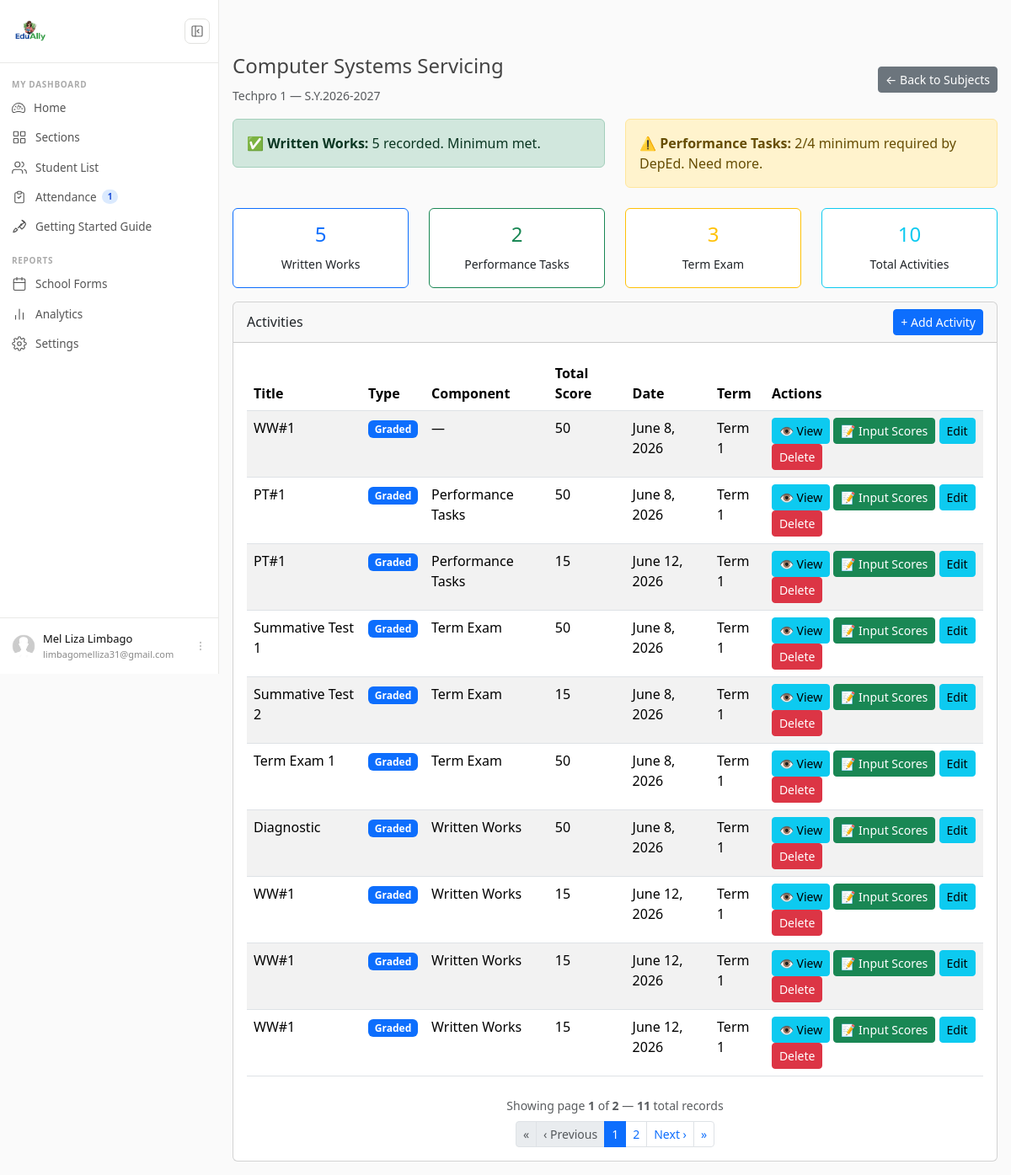
/section/detail/1/subject/1/activities/ (signed in), run on the app's committed database.
### users/models.py (models this page shows, shortened)
class Profile(models.Model):
    user = models.OneToOneField(User, on_delete=models.CASCADE)
    image = models.ImageField(default='default.jpg', upload_to='profile_pics')
    middle_name = models.CharField(max_length=150, blank=True)
    has_seen_guide = models.BooleanField(default=False)

### sections/models.py (models this page shows, shortened)
class Subject(models.Model):
    section = models.ForeignKey(Section, on_delete=models.CASCADE)
    term = models.ForeignKey(Term, on_delete=models.CASCADE)
    name = models.CharField(max_length=100)
    subject_type = models.CharField(max_length=20,choices=SUBJECT_TYPE_CHOICES,default='core')
    order = models.IntegerField(help_text="Order is for SF9 purposes if you are adviser. If not please put random number.")
    is_handled_by_owner = models.BooleanField(default=False, verbose_name="I am the subject teacher for this",help_text="Check this if you personally teach this subject. \nGrades will be auto-computed from scores you encode. \nLeave unchecked if another teacher handles this subject \nand you will manually input the final grade.")

class Section(models.Model):
    adviser = models.ForeignKey(User, on_delete=models.CASCADE)
    name = models.CharField(max_length=20, null=True)
    grade_level = models.CharField(max_length=2,choices=GRADE_LEVEL_CHOICES,null=True,blank=True)
    class_type = models.CharField(max_length=100, choices=CLASS_TYPE_CHOICES, default='JHS',null=True)
    is_adviser = models.BooleanField(default=True)
    is_subject_teacher = models.BooleanField(default=False)
    school_name=models.CharField(max_length=100, verbose_name="School Name")
    school_id=models.CharField(max_length=50, verbose_name="School ID")
    principal_name = models.CharField(max_length=100, null=True, verbose_name="Principal Name", help_text="for SF9 purposes")
    region = models.CharField(max_length=150)
    division = models.CharField(max_length=150)
    school_year = models.ForeignKey(schoolYear,on_delete=models.CASCADE, limit_choices_to= {'is_active':True}, default='S.Y. 2026-2027')

### schoolYear/models.py (models this page shows)
class schoolYear(models.Model):
    name = models.CharField(unique=True,max_length=150)
    start_date = models.DateField()
    end_date = models.DateField()
    is_active = models.BooleanField(default=True, verbose_name="Active Status")
    def __str__(self):
        return self.name

### scores/models.py (models this page shows, shortened)
class Activity(models.Model):
    subject = models.ForeignKey(Subject, on_delete=models.CASCADE)
    term = models.ForeignKey(Term, on_delete=models.CASCADE)
    title = models.CharField(max_length=50)
    description = models.CharField(max_length=1000)
    component = models.CharField(choices=COMPONENT_TYPE, null=True, blank=True)
    activity_type = models.CharField(choices=ACTIVITY_TYPE, default='graded')
    total_score = models.IntegerField(null=True,blank=True)
    date = models.DateField()

### term/models.py (models this page shows, shortened)
class Term(models.Model):
    school_year= models.ForeignKey(schoolYear, on_delete=models.CASCADE)
    name = models.CharField(max_length=50)
    start_date=models.DateField()
    end_date=models.DateField()
    is_current  = models.BooleanField(default=False, verbose_name="Current Term")
    def __str__(self):
        return self.name

### scores/views.py (the view)
# urls.py: path('subject/<int:subject_pk>/activities/',views.ActivityListView.as_view(), name='activity-list'),
class ActivityListView(LoginRequiredMixin, ListView):
    model = Activity
    template_name = 'scores/activity_list.html'
    context_object_name = 'activities'
    paginate_by = 10
    def get_queryset(self):
        self.subject = get_object_or_404(Subject, pk=self.kwargs['subject_pk'])
        return Activity.objects.filter(subject=self.subject).order_by('term', 'component', 'date')
    def get_context_data(self, **kwargs):
        context = super().get_context_data(**kwargs)
        section = get_object_or_404(Section, pk=self.kwargs['section_pk'])
        subject = get_object_or_404(Subject, pk=self.kwargs['subject_pk'])
        from term.models import Term
        try:
            current_term = Term.objects.get(is_current=True)
        except Term.DoesNotExist:
            current_term = None
        if current_term:
            ww_count = Activity.objects.filter(
                subject=subject,
                term=current_term,
                component='WW',
                activity_type='graded'
            ).count()
            pt_count = Activity.objects.filter(
                subject=subject,
                term=current_term,
                component='PT',
                activity_type='graded'
            ).count()
            qa_count = Activity.objects.filter(
                subject=subject,
                term=current_term,
                component='TE',
                activity_type='graded'
            ).count()
        else:
            ww_count = 0
            pt_count = 0
            qa_count = 0
        context['section'] = section
        context['subject'] = subject
        context['current_term'] = current_term
        context['ww_count'] = ww_count
        context['pt_count'] = pt_count
        context['ww_alert'] = ww_count < 4
        context['pt_alert'] = pt_count < 4
        context['qa_count'] = qa_count
        return context

### scores/templates/scores/activity_list.html (shortened to what this page needs)
{% extends 'users/base.html' %}
{% block content %}
<div class="d-flex justify-content-between align-items-center mt-3">
    <div>
        <h4>{{ subject.name }}</h4>
        <small class="text-muted">
            {{ section.name }} — {{ section.school_year }}
        </small>
    </div>
    <a href="{% url 'section-detail' section.pk %}#listOfSubjects"
       class="btn btn-secondary btn-sm">
        ← Back to Subjects
    </a>
</div>
{% if current_term %}
<div class="row mt-3">
    {% if ww_alert %}
    <div class="col-md-6">
        <div class="alert alert-warning mb-2">
            ⚠️ <strong>Written Works:</strong>
            {{ ww_count }}/4 minimum required by DepEd.
            {% if ww_count == 0 %}
                No written works added yet.
            {% else %}
                Need {{ 4|add:"-"|add:ww_count }} more.
            {% endif %}
        </div>
    </div>
    {% else %}
    <div class="col-md-6">
        <div class="alert alert-success mb-2">
            ✅ <strong>Written Works:</strong>
            {{ ww_count }} recorded. Minimum met.
        </div>
    </div>
    {% endif %}
    {% if pt_alert %}
    <div class="col-md-6">
        <div class="alert alert-warning mb-2">
            ⚠️ <strong>Performance Tasks:</strong>
            {{ pt_count }}/4 minimum required by DepEd.
            {% if pt_count == 0 %}
                No performance tasks added yet.
            {% else %}
                Need {{ 4|add:"-"|add:pt_count }} more.
            {% endif %}
        </div>
    </div>
    {% endif %}
</div>
{% else %}
<div class="alert alert-secondary mt-3">
    ⚠️ No active term found.
    Please set an active term first.
</div>
{% endif %}
{% if current_term %}
<div class="row mt-3 text-center">
    <div class="col-md-3">
        <div class="card border-primary">
            <div class="card-body">
                <h4 class="text-primary">{{ ww_count }}</h4>
                <small>Written Works</small>
            </div>
        </div>
    </div>
    <div class="col-md-3">
        <div class="card border-success">
            <div class="card-body">
                <h4 class="text-success">{{ pt_count }}</h4>
                <small>Performance Tasks</small>
            </div>
        </div>
    </div>
    <div class="col-md-3">
        <div class="card border-warning">
            <div class="card-body">
                <h4 class="text-warning">{{ qa_count }}</h4>
                <small>Term Exam</small>
            </div>
        </div>
    </div>
    <div class="col-md-3">
        <div class="card border-info">
            <div class="card-body">
                <h4 class="text-info">{{ activities.count }}</h4>
                <small>Total Activities</small>
            </div>
        </div>
    </div>
</div>
{% endif %}
<div class="card mt-3">
    <div class="card-header d-flex justify-content-between align-items-center">
        <span>Activities</span>
        {% if current_term %}
        <a href="{% url 'activity-create' section.pk subject.pk %}"
           class="btn btn-primary btn-sm">
            + Add Activity
        </a>
        {% endif %}
    </div>
    <div class="card-body">
        <table class="table table-striped table-hover">
            <thead>
                <tr>
                    <th>Title</th>
                    <th>Type</th>
                    <th>Component</th>
                    <th>Total Score</th>
                    <th>Date</th>
                    <th>Term</th>
                    <th>Actions</th>
                </tr>
            </thead>
            <tbody>
                {% for activity in activities %}
                <tr>
                    <td>{{ activity.title }}</td>
                    <td>
                        {% if activity.activity_type == 'graded' %}
                            <span class="badge bg-primary">
                                Graded
                            </span>
                        {% elif activity.activity_type == 'compliance' %}
                            <span class="badge bg-warning text-dark">
                                Compliance
                            </span>
                        {% else %}
                            <span class="badge bg-secondary">
                                Recorded
                            </span>
                        {% endif %}
                    </td>
                    <td>
                        {% if activity.component %}
                            {{ activity.get_component_display }}
                        {% else %}
                            —
                        {% endif %}
                    </td>
                    <td>
                        {% if activity.total_score %}
                            {{ activity.total_score }}
                        {% else %}
                            —
                        {% endif %}
                    </td>
                    <td>{{ activity.date }}</td>
                    <td>{{ activity.term }}</td>
                    <td>
                        <a href="{% url 'score-view' section.pk subject.pk activity.pk %}"
                            class="btn btn-info btn-sm">
                                👁️ View
                            </a>
                        <a href="{% url 'score-input' section.pk subject.pk activity.pk %}"
                           class="btn btn-success btn-sm">
                            📝 Input Scores
                        </a>
                        <a href="{% url 'activity-update' section.pk subject.pk activity.pk %}"
                           class="btn btn-info btn-sm">
                            Edit
                        </a>
                        <a class="btn btn-danger btn-sm"
                           data-bs-toggle="modal"
                           data-bs-target="#deleteActivityModal"
                           data-activity-name="{{ activity.title }}"
                           data-delete-url="{% url 'activity-delete' section.pk subject.pk activity.pk %}">
                            Delete
                        </a>
                    </td>
                </tr>
                {% empty %}
                <tr>
                    <td colspan="7" class="text-center text-muted">
                        No activities added yet.
                    </td>
                </tr>
                {% endfor %}
            </tbody>
        </table>
        {% include 'partials/_pagination.html' %}
    </div>
</div>
{% endblock %}

### users/templates/partials/_sidebar.html (shortened to what this page needs)
{% load static %}
{% if user.is_authenticated %}
<div id="cs-sidebar">
  <div class="cs-top">
    <div class="cs-brand">
      <span class="cs-brand-name"><a class="navbar-brand d-flex" href="/">
        <img src="/media/logo.png" alt="Logo" class="me-2" style="height: 50px; width: auto;">
      </a></span>
    </div>
    <button class="cs-toggle-btn" id="cs-toggle" type="button" aria-label="Toggle sidebar">
      <svg width="16" height="16" viewBox="0 0 24 24" fill="none" stroke="currentColor" stroke-width="1.75" stroke-linecap="round" stroke-linejoin="round">
        <rect x="3" y="3" width="18" height="18" rx="2"/>
        <path d="M9 3v18"/>
        <path class="cs-arrow" d="M15 9l-3 3 3 3"/>
      </svg>
    </button>
  </div>
  <nav class="cs-nav">
    <div class="cs-section-label">MY DASHBOARD</div>
    <ul>
      <li>
          <a class="cs-link
              "
            href="{% url 'dashboard' %}">
              <span class="cs-label">
                  Home
              </span>
          </a>
      </li>
      <li>
        <a class="cs-link {% if request.resolver_match.url_name == 'section-home' %}active{% endif %}"
           href="{% url 'section-home' %}">
          <span class="cs-label">Sections</span>
        </a>
      </li>
      <li>
        <a class="cs-link {% if request.resolver_match.url_name == 'student-home' %}active{% endif %}"
           href="{% url 'student-home' %}">
          <svg class="cs-icon" viewBox="0 0 24 24" fill="none" stroke="currentColor" stroke-width="1.5" stroke-linecap="round" stroke-linejoin="round" aria-hidden="true">
            <path d="M17 21v-2a4 4 0 0 0-4-4H5a4 4 0 0 0-4 4v2"/>
            <circle cx="9" cy="7" r="4"/>
            <path d="M23 21v-2a4 4 0 0 0-3-3.87M16 3.13a4 4 0 0 1 0 7.75"/>
          </svg>
          <span class="cs-label">Student List</span>
        </a>
      </li>
      <li>
        <a class="cs-link
            "
          href="{% url 'attendance-sections' %}">
            <svg class="cs-icon" viewBox="0 0 24 24" fill="none"
                stroke="currentColor" stroke-width="1.5">
                <path d="M9 5H7a2 2 0 0 0-2 2v12a2 2 0 0 0 2 2h10
                        a2 2 0 0 0 2-2V7a2 2 0 0 0-2-2h-2"/>
                <rect x="9" y="3" width="6" height="4" rx="1"/>
                <path d="M9 12l2 2 4-4"/>
            </svg>
            <span class="cs-label">
                Attendance
                {% if unrecorded_count > 0 %}
                <span class="cs-badge">{{ unrecorded_count }}</span>
                {% endif %}
            </span>
        </a>
    </li>
      <li>
        <a class="cs-link" href="{% url 'getting-started' %}">
          <span class="cs-label">Getting Started Guide </span>
        </a>
      </li>
    </ul>
    <div class="cs-section-label">REPORTS</div>
    <ul>
      <li>
        <a class="cs-link" href="{% url 'coming-soon' %}?feature=School Forms&progress=45">
          <span class="cs-label">School Forms</span>
        </a>
      </li>
      <li>
        <a class="cs-link" href="{% url 'coming-soon' %}?feature=Analytics&progress=30">
          <svg class="cs-icon" viewBox="0 0 24 24" fill="none" stroke="currentColor" stroke-width="1.5" stroke-linecap="round" stroke-linejoin="round" aria-hidden="true">
            <line x1="18" y1="20" x2="18" y2="10"/>
            <line x1="12" y1="20" x2="12" y2="4"/>
            <line x1="6" y1="20" x2="6" y2="14"/>
          </svg>
          <span class="cs-label">Analytics</span>
        </a>
      </li>
      <li>
        <a class="cs-link {% if request.resolver_match.url_name == 'profile' %}active{% endif %}"
           href="{% url 'profile' %}">
          <span class="cs-label">Settings</span>
        </a>
      </li>
    </ul>
  </nav>
  <div class="cs-footer">
    <div class="dropup">
      <button class="cs-user-btn" type="button" data-bs-toggle="dropdown" aria-expanded="false">
        <img class="cs-avatar" src="{{ user.profile.image.url }}" alt="{{ user.get_full_name }}">
        <div class="cs-user-info">
          <div class="cs-user-name">{{ user.first_name }} {{ user.last_name }}</div>
          <div class="cs-user-email">{{ user.email }}</div>
        </div>
        <svg class="cs-dots" width="14" height="14" viewBox="0 0 24 24" fill="none" stroke="currentColor" stroke-width="1.75" stroke-linecap="round" aria-hidden="true">
          <circle cx="12" cy="5" r="1"/><circle cx="12" cy="12" r="1"/><circle cx="12" cy="19" r="1"/>
        </svg>
      </button>
    </div>
  </div>
</div>
{% endif %}

### data on the page
Subject: name "Computer Systems Servicing"
Section: name "Techpro 1", school_year "S.Y.2026-2027"
Activity: title "WW#1", activity_type "Graded", total_score "50", date "June 8, 2026", term "Term 1"
Activity: title "PT#1", activity_type "Graded", component "Performance Tasks", total_score "50", date "June 8, 2026", term "Term 1"
Activity: title "PT#1", activity_type "Graded", component "Performance Tasks", total_score "15", date "June 12, 2026", term "Term 1"
Activity: title "Summative Test 1", activity_type "Graded", component "Term Exam", total_score "50", date "June 8, 2026", term "Term 1"
Activity: title "Summative Test 2", activity_type "Graded", component "Term Exam", total_score "15", date "June 8, 2026", term "Term 1"
Activity: title "Term Exam 1", activity_type "Graded", component "Term Exam", total_score "50", date "June 8, 2026", term "Term 1"
Activity: title "Diagnostic", activity_type "Graded", component "Written Works", total_score "50", date "June 8, 2026", term "Term 1"
Activity: title "WW#1", activity_type "Graded", component "Written Works", total_score "15", date "June 12, 2026", term "Term 1"
Activity: title "WW#1", activity_type "Graded", component "Written Works", total_score "15", date "June 12, 2026", term "Term 1"
Activity: title "WW#1", activity_type "Graded", component "Written Works", total_score "15", date "June 12, 2026", term "Term 1"

### other printed values
{{ unrecorded_count }} "1"
{{ user.first_name }} "Mel Liza"
{{ user.last_name }} "Limbago"
{{ user.email }} "limbagomelliza31@gmail.com"
{{ ww_count }} "5"
{{ pt_count }} "2"
{{ qa_count }} "3"
{{ activities.count }} "10"
{{ page_obj.number }} "1"
{{ page_obj.paginator.num_pages }} "2"
{{ page_obj.paginator.count }} "11"
{{ num }} "1"
{{ num }} "2"
